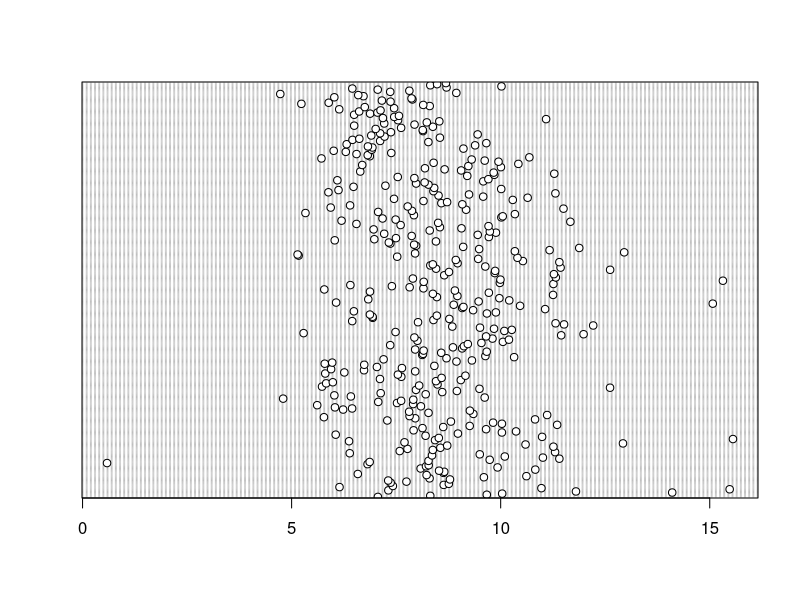
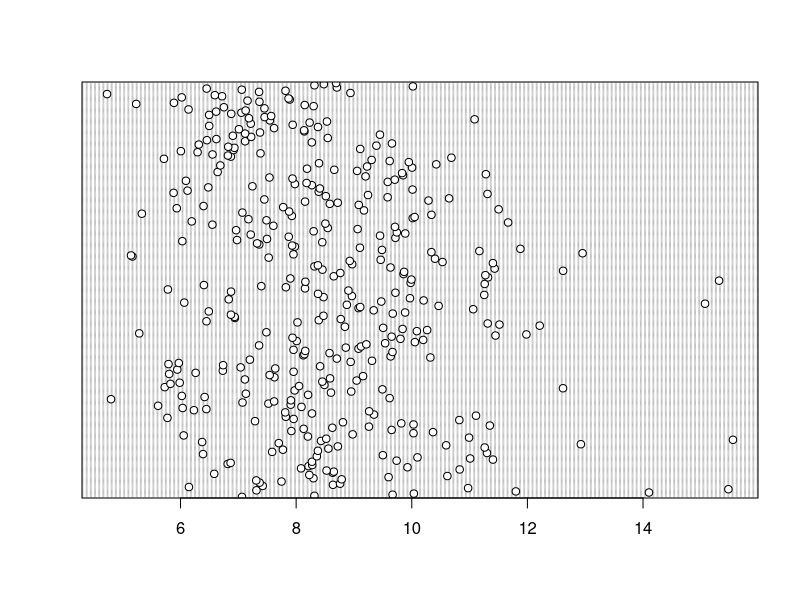
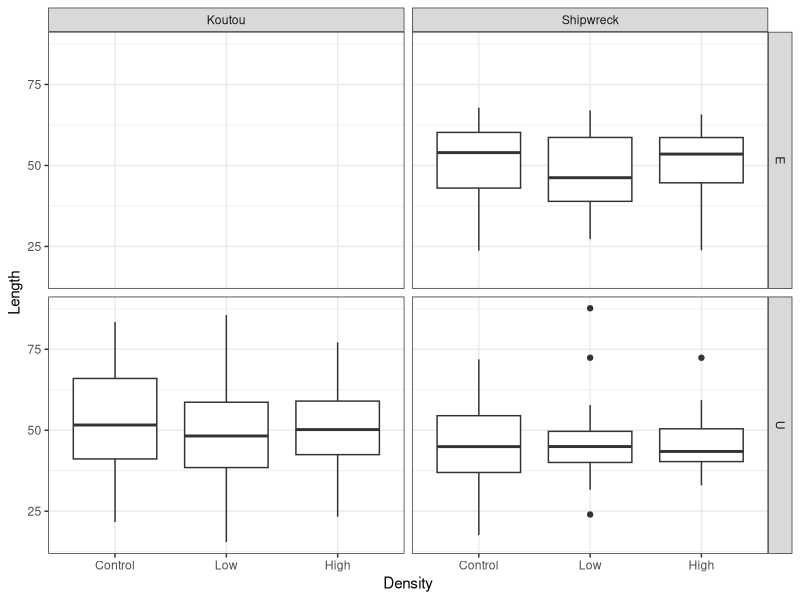

These charts were generated, in order, by the following R code: (Note: this script raises an error after producing the figures.)
# load libraries
library(tidyverse)
library(readxl)
library(broom)

# 01 read and preparae data----- 

ci <- read_excel('data/Length and CI.xlsx')
dotchart(ci$CI)

# remove one outlier
head(arrange(ci, CI))# sample 32 CI<1

ci <- 
  filter(ci,CI>1) %>% 
  mutate(Site = fct_recode(Site, Koutou = "K", Shipwreck = "S"),
         Density = fct_recode(Density, Control = "C", Low = "L", High = "H"),
         Density = fct_relevel(Density, "Control", "Low"),
         Type = if_else(is.na(Type) & Site=="Koutou", "U", Type),
         Type = if_else(is.na(Type), "E", Type))
  
dotchart(ci$CI)

# 02 Summary stats condion index ----------
ci %>% 
  drop_na(CI) %>% 
  group_by(Site,	Density,	Rep, Type) %>% 
  summarise(n = n())


ci %>% 
  drop_na(CI) %>% 
  group_by(Site) %>% 
  summarise(mean = mean(CI),
            n = n(),
            sd = sd(CI),
            se = sd/sqrt(n))

# 03 Boxplot of mussel size-----
ggplot(ci, aes(x = Density, y = Length)) +
  geom_boxplot() +
  facet_grid( Type ~ Site) +
  theme_bw()


# 04 Boxplot of condition index ---------
ci_plot2 <- 
  ci %>% 
  drop_na(CI) %>% 
  mutate(Type = fct_recode(Type, Trasplanted = "E", Undisturbed = "U")) %>% 
ggplot( aes(x = Density, y = CI)) +  
  geom_boxplot() +
  facet_wrap( ~ paste(Site, Type, sep =" ")) +
  theme_javier() +
  labs(y = 'Condition index', x = '')

print(ci_plot2)

ggsave(ci_plot2, 
       filename = 'figures/ci_plots2.tiff',
       device = 'tiff',
       compression = 'lzw',
       width = 7,
       height = 2.5,
       dpi = 600)

# anova condition index ---------
m1 <- aov(sqrt(CI)~Site*Density, und_ci)

kable(tidy(m1))
kable(tidy(TukeyHSD(m1)))

m2 <- aov(sqrt(CI)~Density, tr_ci)
kable(tidy(m2))
kable(tidy(TukeyHSD(m2)))

m3 <- aov(sqrt(Length)~Site*Density, ci)
tidy(m3)
kable(tidy(TukeyHSD(m3)))

# Initial mussel size data---------------
size <- 
  read_csv('data/UW-Caliper 0111_Pyura_4_17.CSV') %>% 
  filter(mm>0) 

summary(size$mm)

size %>% 
  group_by(Site) %>% 
  summarise(mean = mean(mm),
            n = n(),
            sd = sd(mm),
            se = sd/sqrt(n))

size_freq_dist <- 
  ggplot(size, aes(x = mm,  stat(count),fill = Site)) +
  geom_density(alpha = .3) +
  labs(x = 'Mussel size (mm)', y = 'Number of individuals') + 
  theme_javier() +
  theme(legend.position = c(.9,.7))

print(size_freq_dist)

ggsave(size_freq_dist, 
       filename = 'figures/size_freq_dist.tiff',
       device = 'tiff',
       compression = 'lzw',
       width = 4,
       height = 2.5,
       dpi = 600)

